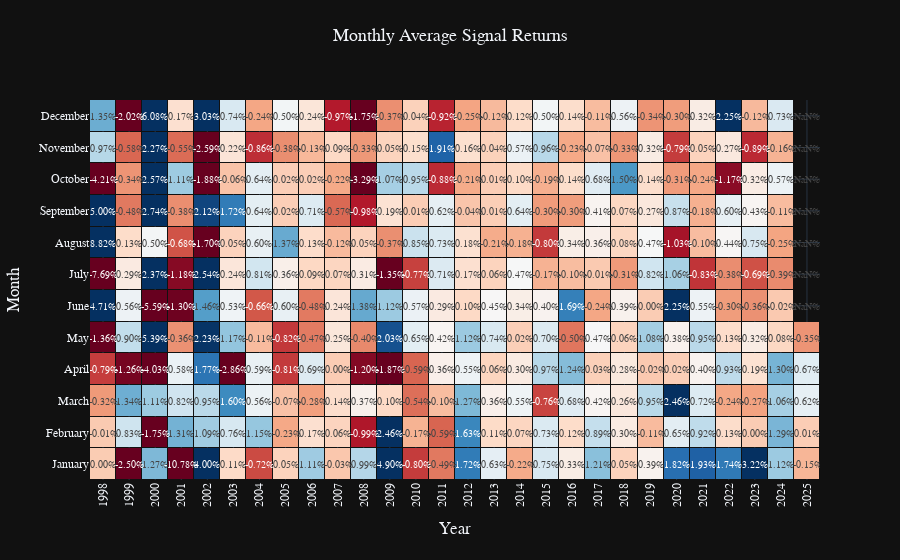

Notebook source saved alongside this figure:
### Markdown cell above
**Returns Heatmap:**
This heatmap visualization displays the strategy's returns across different months and years, helping to identify any seasonal patterns in the strategy's performance.

### Code cell
evaluator.returns_heatmap_plot

### Figure 1 — Plotly figure (JSON) as saved in the notebook; plotly's stock layout.template omitted (floating-point values rounded to 4 significant figures; data arrays with more than 128 entries replaced by an {"elided": "..."} marker saying what was removed)
{"data": [{"colorscale": [[0, "rgb(103,0,31)"], [0.1, "rgb(178,24,43)"], [0.2, "rgb(214,96,77)"], [0.3, "rgb(244,165,130)"], [0.4, "rgb(253,219,199)"], [0.5, "rgb(247,247,247)"], [0.6, "rgb(209,229,240)"], [0.7, "rgb(146,197,222)"], [0.8, "rgb(67,147,195)"], [0.9, "rgb(33,102,172)"], [1, "rgb(5,48,97)"]], "hovertemplate": "Year: %{x}<br>Month: %{y}<br>Return: %{z:.2%}<extra></extra>", "showscale": false, "text": {"elided": "12x28 float values"}, "textfont": {"size": 10}, "texttemplate": "%{text:.2%}", "type": "heatmap", "x": ["1998", "1999", "2000", "2001", "2002", "2003", "2004", "2005", "2006", "2007", "2008", "2009", "2010", "2011", "2012", "2013", "2014", "2015", "2016", "2017", "2018", "2019", "2020", "2021", "2022", "2023", "2024", "2025"], "xgap": 1, "y": ["January", "February", "March", "April", "May", "June", "July", "August", "September", "October", "November", "December"], "ygap": 1, "z": {"elided": "12x28 float values"}, "zmax": 0.02252, "zmin": -0.01332}], "layout": {"font": {"family": "Arial", "size": 14}, "plot_bgcolor": "rgba(0,0,0,0)", "title": {"font": {"size": 18}, "text": "Monthly Average Signal Returns", "x": 0.5, "xanchor": "center", "y": 0.95, "yanchor": "top"}, "xaxis": {"tickangle": -90, "tickfont": {"size": 12}, "tickmode": "array", "ticktext": ["1998", "1999", "2000", "2001", "2002", "2003", "2004", "2005", "2006", "2007", "2008", "2009", "2010", "2011", "2012", "2013", "2014", "2015", "2016", "2017", "2018", "2019", "2020", "2021", "2022", "2023", "2024", "2025"], "tickvals": [0, 1, 2, 3, 4, 5, 6, 7, 8, 9, 10, 11, 12, 13, 14, 15, 16, 17, 18, 19, 20, 21, 22, 23, 24, 25, 26, 27], "title": {"text": "Year"}}, "yaxis": {"tickfont": {"size": 12}, "title": {"text": "Month"}}}}
